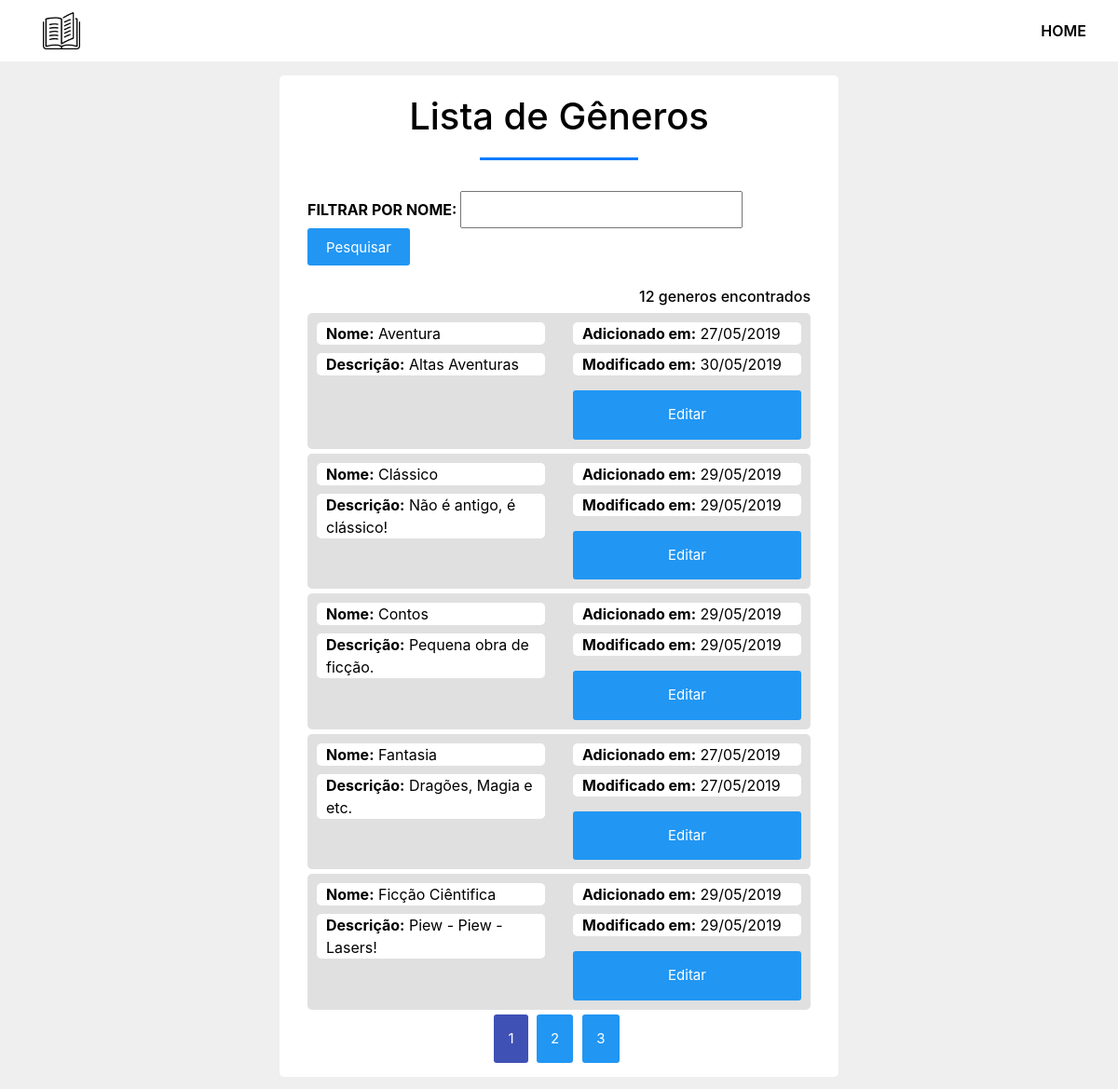
Screenshot of /con-gen.php with the database file from the repository.
### tables this page shows
CREATE TABLE `generos` (
  `id` int(11) NOT NULL,
  `genero` varchar(20) NOT NULL,
  `descric` varchar(250) DEFAULT NULL,
  `created` timestamp NOT NULL DEFAULT CURRENT_TIMESTAMP,
  `modified` timestamp NOT NULL DEFAULT CURRENT_TIMESTAMP ON UPDATE CURRENT_TIMESTAMP
);

### OBJ/genero.php (called while the page is built, shortened)
<?php
include_once 'OBJ/functions.php';
class Genero {
    public function searchGen() {
        $results_pagina = pagina()[1];
        $limite_pagina = pagina()[2];
        if(isset($_POST['filtro'])){
            $dbc = dbConnect();
            $sql = "SELECT * FROM generos WHERE genero LIKE :filtro ORDER BY genero LIMIT ".$limite_pagina.",".$results_pagina."";
            $filtro = addslashes($_POST['filtro']);
            $stmt = $dbc->prepare($sql);
            $stmt->bindValue(':filtro', '%' . $filtro . '%', PDO::PARAM_INT);
            $stmt->execute();
            $result = $stmt->fetchAll();
            return $result;
        } else if(!isset($_POST['filtro'])){
            $dbc = dbConnect();
            $sql = "SELECT * FROM generos ORDER BY genero LIMIT ".$limite_pagina.",".$results_pagina."";
            $stmt = $dbc->prepare($sql);
            $stmt->execute();
            $result = $stmt->fetchAll();
            return $result;
        }
    }
    public function numeroGeneros() {
        $dbc = dbConnect();
        $sql = "SELECT * FROM generos ORDER BY genero";
        $stmt = $dbc->prepare($sql);
        $stmt->execute();
        $count = $stmt->rowCount();
        return $count;
    }
}
?>

### OBJ/functions.php (called while the page is built, shortened)
<?php
function dateConvert($date){
    sscanf($date, '%d-%d-%d', $y, $m, $d);
    return sprintf('%02d/%02d/%04d', $d, $m, $y);
}
function pagina(){
    if (!isset($_GET['page'])){
        $page = 1;
    } else{
        $page = $_GET['page'];
    }
    $results_pagina = 5;
    $limite_pagina = ($page - 1) * $results_pagina;
    return array($page, $results_pagina, $limite_pagina);
}
?>

### con-gen.php (the view, shortened to what this page needs)
<?php
require 'OBJ/functions.php';
require 'OBJ/genero.php';
$OBJgenero = new Genero;
?>
<!DOCTYPE html>
<html lang="pt-br">
<head>
    <?php
    include "ADD/config.php";
    ?>
</head>
<body>
<?php
    include "ADD/heater.php";
?>
<section id="box">
    <div class="container">
        <h1>Lista de Gêneros</h1>
        <form method="post" action="">
            <b>FILTRAR POR NOME: </b><input type="text" name="filtro" class="campo" required autofocus> <input type="submit" value="Pesquisar" class="btn-pesq">
        </form>
        <?php
        $numGen = $OBJgenero->numeroGeneros();
        echo "<br><h6>$numGen generos encontrados</h6>";
        $result = $OBJgenero->searchGen();
        foreach ($result as $dados) {
            $created = dateConvert($dados['created']);
            $modified = dateConvert($dados['modified']);
            echo "<article><div class='row'><div class='col-md-6 aut-info'>";
            echo "<p><b>Nome:</b> ".$dados['genero']."</p><br><p><b>Descrição:</b> ".$dados['descric']."</p><br>";
            echo "</div><div class='col-md-6 aut-info'>";
            echo "<p><b>Adicionado em:</b> ".$created."</p><br><p><b>Modificado em:</b> ".$modified."</p><br><a class='btn-alug' href='edit-gen.php?id=".$dados['id']."'>Editar</a>";
            echo "</div></div></article>";
        }
        $num = $OBJgenero->numeroGeneros();
        $page = pagina()[0];
        $resultMax = pagina()[1];
        $total_pages = ceil($num / $resultMax);
        echo '<div class="paginacao">';
            for ($i=1; $i <= $total_pages; $i++) {
                if ($i==$page){
                    echo '<a class="btn-act">'.$i.'</a>  ';
                } else {
                    echo '<a class="btn-pag" href="con-gen.php?page='.$i.'">'.$i.'</a>';
                }
            }
        echo '</div>';
        ?>
    </div>
</section>
</body>
</html>

### ADD/config.php
<?php
    echo '
    <title>'.$title.'</title>
    <meta charset="utf-8">
    <meta name="description" content="Livraria Online">
    <link rel="shotcut icon" type="image/png" href="ADD/book.png">
    <link rel="stylesheet" type="text/css" href="CSS\style.css">
    <link rel="stylesheet" href="https://stackpath.bootstrapcdn.com/bootstrap/4.3.1/css/bootstrap.min.css">
    <link rel="stylesheet" href="https://stackpath.bootstrapcdn.com/font-awesome/4.7.0/css/font-awesome.min.css">
    <script src="https://code.jquery.com/jquery-3.3.1.slim.min.js"></script>
    <script src="https://cdnjs.cloudflare.com/ajax/libs/popper.js/1.14.7/umd/popper.min.js"></script>
    <script src="https://stackpath.bootstrapcdn.com/bootstrap/4.3.1/js/bootstrap.min.js"></script>';
?>

### ADD/heater.php
<?php
echo '
<section id="nav-bar">
    <nav class="navbar navbar-expand-lg navbar-light">
        <a class="navbar-brand" href="index.php"><img src="ADD/book.png" alt="Logo"></a>
        <button class="navbar-toggler" type="button" data-toggle="collapse" data-target="#navbarNav" aria-controls="navbarNav" aria-expanded="false" aria-label="Toggle navigation">
            <span class="navbar-toggler-icon"></span>
        </button>
        <div class="collapse navbar-collapse" id="navbarNav">
            <ul class="navbar-nav ml-auto">
                <li class="nav-item">
                    <a class="nav-link" href="index.php">HOME</a>
                </li>
            </ul>
        </div>
    </nav>
</section>
';
?>

### CSS/style.css (style rules this page uses)
* { margin: 0; padding: 0; }
body { background-color: #efefef!important; font-family: sans-serif; }
h1 { text-align: center; color: #000!important; padding-top: 20px; padding-bottom: 10px; }
h1::after { content: ''; background: #007bff; display: block; height: 3px; width: 170px; margin: 20px auto 5px; }
a { text-decoration: none!important; color: #fff!important; }
#nav-bar { position: sticky; top: 0; z-index: 10; }
#nav-bar ul li a { color: #000!important; }
.navbar-brand img { height: 40px; padding-left: 30px; }
.navbar-nav li { padding: 0 10px; }
.navbar-nav li a { float: right; text-align: left; }
.navbar { background: #fff; }
.nav-link { font-weight: 600; font-size: 16px; }
#box { width: 50%; background: #fff; color: #000; box-sizing: border-box; margin-top: 15px; margin-left: 25%; margin-bottom: 15px; padding: 15px; padding-top: 0px; border-radius: 5px; }
#box p { background-color: #fff; border-radius: 5px; margin-bottom: -15px; padding: 0px 10px 0px 10px; }
article { width: 100%; box-sizing: border-box; padding: 10px; background-color: #e0e0e0; margin-bottom: 5px; text-align: left; border-radius: 5px; }
.btn-alug { background-color: #2196f3; border-radius: 3px; display: inline-block; font-size: 15px; padding: 15px 30px; transition: 0.5s; width: 100%; margin-top: 7px; text-align: center; }
.btn-pesq { background-color: #2196f3; border-radius: 3px; display: inline-block; font-size: 15px; padding: 10px 20px; transition: 0.5s; text-align: center; color: #fff; border: none; height: 40px; }
.campo { width: 56%; height: 40px; padding: 0px 10px 0px 10px; margin-top: 10px; }
h6 { text-align: right; }
.paginacao { text-align: center; }
.btn-pag { background-color: #2196f3; border-radius: 3px; display: inline-block; font-size: 15px; padding: 15px 15px; transition: 0.5s; margin-right: 5px; margin-left: 5px; }
.btn-act { border-radius: 3px; display: inline-block; font-size: 15px; padding: 15px 15px; transition: 0.5s; border-color: 1px solid #fff; background-color: #3f51b5; }

### rows the page displays
generos: genero "Aventura", descric "Altas Aventuras", created "27/05/2019", modified "30/05/2019"
generos: genero "Clássico", descric "Não é antigo, é clássico!", created "29/05/2019", modified "29/05/2019"
generos: genero "Contos", descric "Pequena obra de ficção.", created "29/05/2019", modified "29/05/2019"
generos: genero "Fantasia", descric "Dragões, Magia e etc.", created "27/05/2019", modified "27/05/2019"
generos: genero "Ficção Ciêntifica", descric "Piew - Piew - Lasers!", created "29/05/2019", modified "29/05/2019"

### other values shown
$numGen "12"
